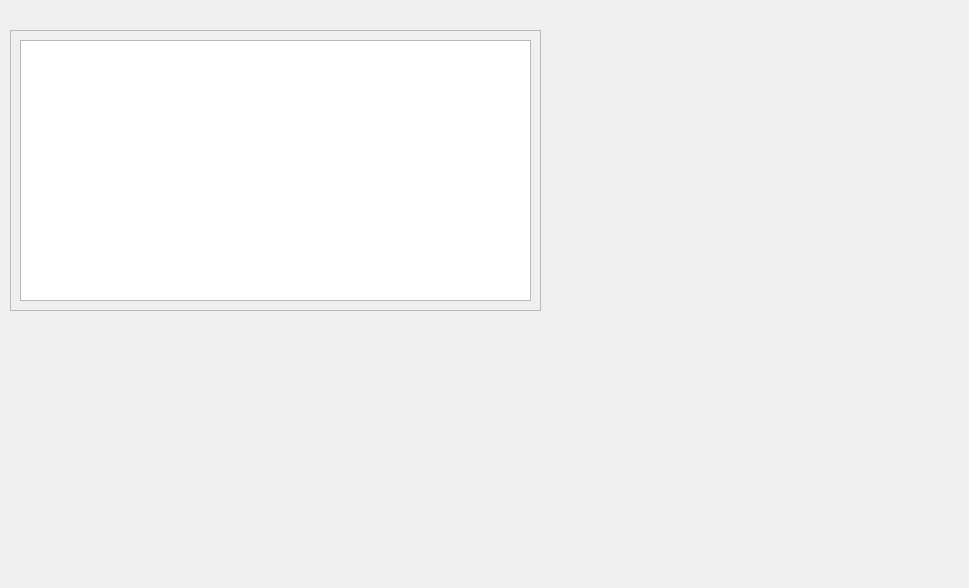
<?xml version="1.0" encoding="UTF-8"?>
<ui version="4.0">
 <class>Form</class>
 <widget class="QWidget" name="Form">
  <property name="geometry">
   <rect>
    <x>0</x>
    <y>0</y>
    <width>969</width>
    <height>588</height>
   </rect>
  </property>
  <property name="windowTitle">
   <string>Form</string>
  </property>
  <widget class="QScrollArea" name="GeneralScrollArea">
   <property name="geometry">
    <rect>
     <x>10</x>
     <y>30</y>
     <width>531</width>
     <height>281</height>
    </rect>
   </property>
   <property name="widgetResizable">
    <bool>true</bool>
   </property>
   <widget class="QWidget" name="scrollAreaWidgetContents">
    <property name="geometry">
     <rect>
      <x>0</x>
      <y>0</y>
      <width>529</width>
      <height>279</height>
     </rect>
    </property>
    <layout class="QVBoxLayout" name="verticalLayout">
     <item>
      <widget class="QListWidget" name="listWidget"/>
     </item>
    </layout>
   </widget>
  </widget>
 </widget>
 <resources/>
 <connections/>
</ui>
